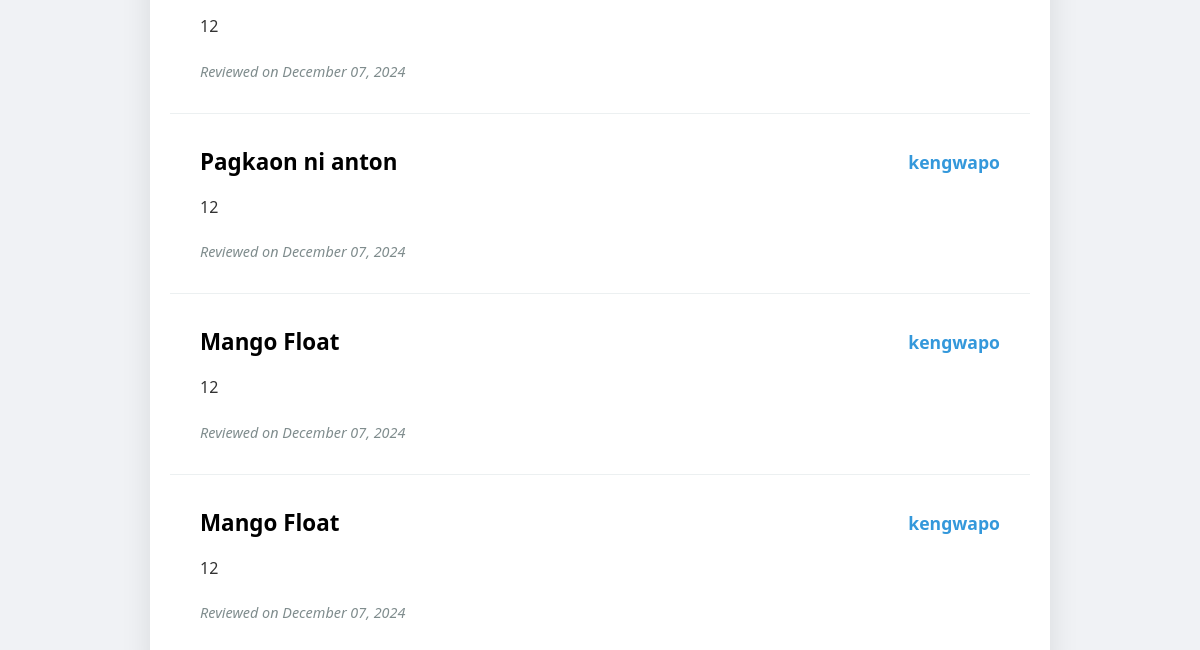
Before: /recipes/reviews/ (lower part) with the older database file.
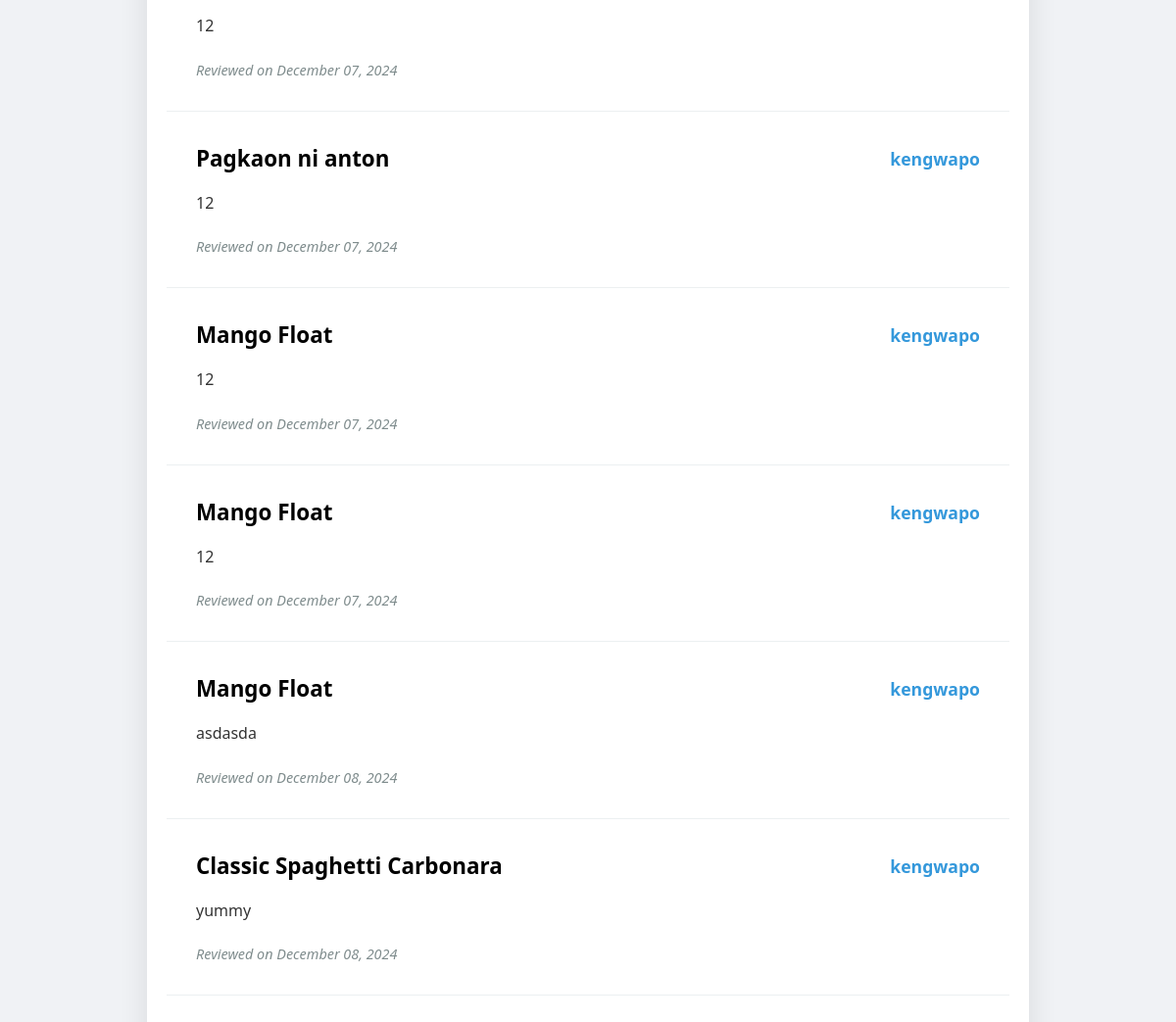
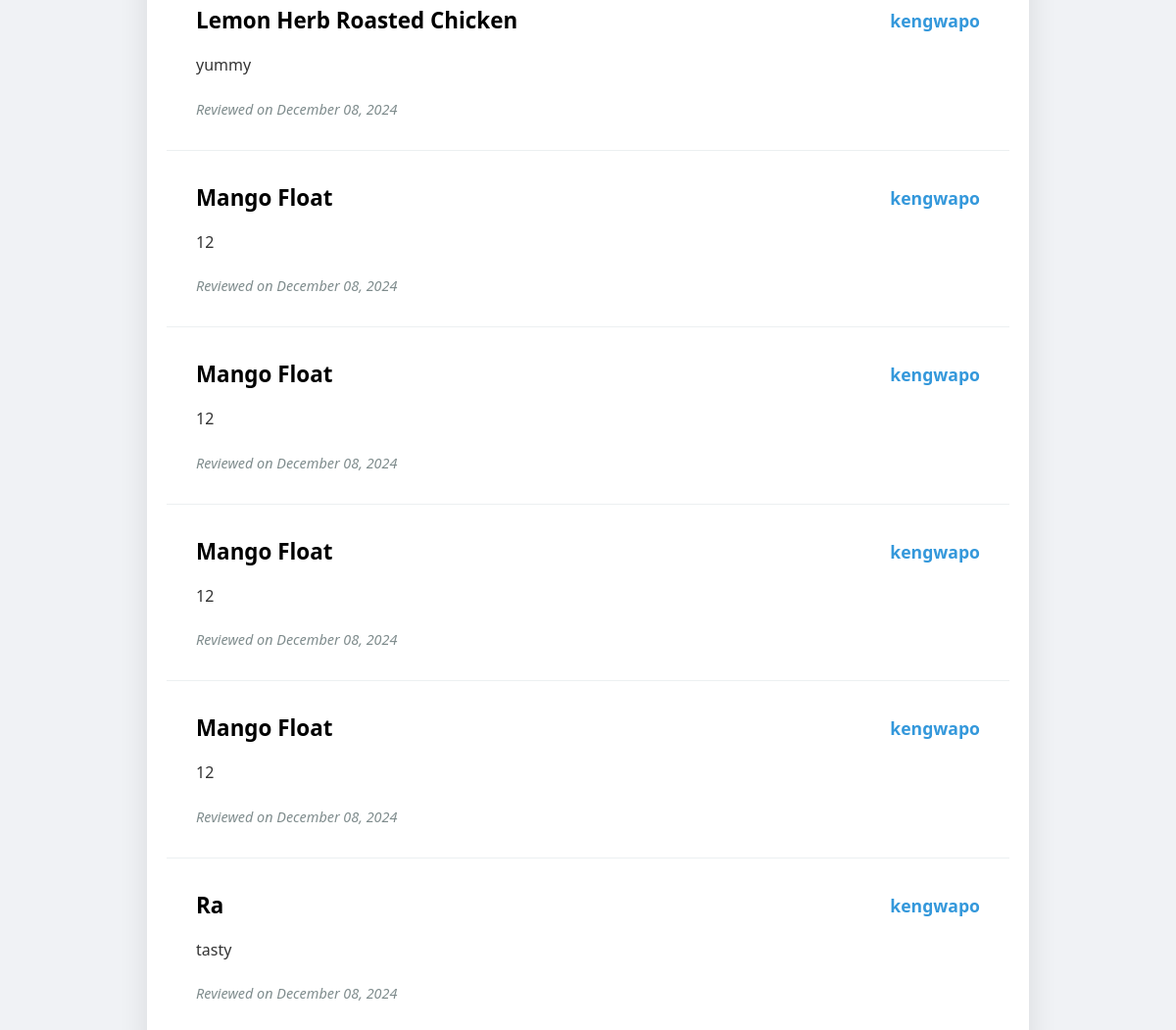
After: the same page with the newer database file (2 pictures, top to bottom).
### Recipes/models.py (models this page shows, shortened)
class Review(models.Model):
    recipe = models.ForeignKey(RecipePost, related_name='reviews', on_delete=models.CASCADE)
    user = models.ForeignKey(settings.AUTH_USER_MODEL, on_delete=models.CASCADE)
    text = models.TextField()
    created_at = models.DateTimeField(auto_now_add=True)

class RecipePost(models.Model):
    title = models.CharField(max_length=200)
    user = models.ForeignKey(settings.AUTH_USER_MODEL, on_delete=models.SET_NULL, null=True, blank=True) #User, on_delete=models.CASCADE
    difficulty = models.IntegerField(validators=[MinValueValidator(1), MaxValueValidator(5)])  # Restrict to 1-5
    description = models.TextField(default='')
    category = models.CharField(max_length=50, default='Uncategorized')
    ingredients = models.TextField()
    directions = models.TextField(default='')
    image = models.ImageField(upload_to='recipe/images/', blank=True, null=True)  # Optional image field
    created_at = models.DateTimeField(auto_now=True)
    CATEGORY_CHOICES = [
        ('Comfort Food', 'Comfort Food'),
        ('International Eats', 'International Eats'),
        ('Breakfast & Brunch', 'Breakfast & Brunch'),
        ('Community Picks', 'Community Picks'),
    ]
    title = models.CharField(max_length=200)  # Recipe title
    user = models.ForeignKey(
        settings.AUTH_USER_MODEL,
        on_delete=models.SET_NULL,
        null=True,
        blank=True
    )  # Associated user, nullable and optional
    difficulty = models.IntegerField(
        validators=[MinValueValidator(1), MaxValueValidator(5)]
    )  # Difficulty level (1-5)
    description = models.TextField(default='')  # Brief description of the recipe
    category = models.CharField(
        max_length=50,
        choices=CATEGORY_CHOICES,
        default='Uncategorized'
    )  # Recipe category with predefined choices
    ingredients = models.TextField()  # Ingredients list
    directions = models.TextField(default='')  # Step-by-step directions
    image = models.ImageField(
        upload_to='recipe/images/',
        blank=True,
        null=True
    )  # Optional recipe image
    created_at = models.DateTimeField(auto_now=True)  # Timestamp of creation

### Recipes/views.py (the view)
# urls.py: path('reviews/',reviews_list, name='reviews_list'),
def reviews_list(request):
    reviews = Review.objects.all()
    return render(request, 'recipes/reviews_list.html', {'reviews': reviews})

### Recipes/templates/recipes/reviews_list.html (shortened to what this page needs)
<!DOCTYPE html>
<html lang="en">
<head>
</head>
<body>
    <div class="container">
        <div class="review-list">
            {% if reviews %}
                {% for review in reviews %}
                    <article class="review-item">
                        <header class="review-header">
                            <h2 class="review-title">{{ review.recipe.title }}</h2>
                            <span class="review-author">{{ review.user.username }}</span>
                        </header>
                        <p class="review-text">{{ review.text }}</p>
                        <footer class="review-footer">
                            <time class="review-date" datetime="{{ review.created_at|date:'Y-m-d' }}">
                                Reviewed on {{ review.created_at|date:"F d, Y" }}
                            </time>
                        </footer>
                    </article>
                {% endfor %}
            {% else %}
                <p class="no-reviews">No reviews found. Be the first to share your thoughts!</p>
            {% endif %}
        </div>
    </div>
</body>
</html>

Changed rows visible on the page:
added Review: recipe "Mango Float", user.username "kengwapo", text "asdasda", created_at "December 08, 2024"
added Review: recipe "Classic Spaghetti Carbonara", user.username "kengwapo", text "yummy", created_at "December 08, 2024"
added Review: recipe "Lemon Herb Roasted Chicken", user.username "kengwapo", text "yummy", created_at "December 08, 2024"
added Review: recipe "Mango Float", user.username "kengwapo", text "12", created_at "December 08, 2024"
added Review: recipe "Mango Float", user.username "kengwapo", text "12", created_at "December 08, 2024"
added Review: recipe "Mango Float", user.username "kengwapo", text "12", created_at "December 08, 2024"
added Review: recipe "Mango Float", user.username "kengwapo", text "12", created_at "December 08, 2024"
added Review: recipe "Ra", user.username "kengwapo", text "tasty", created_at "December 08, 2024"
